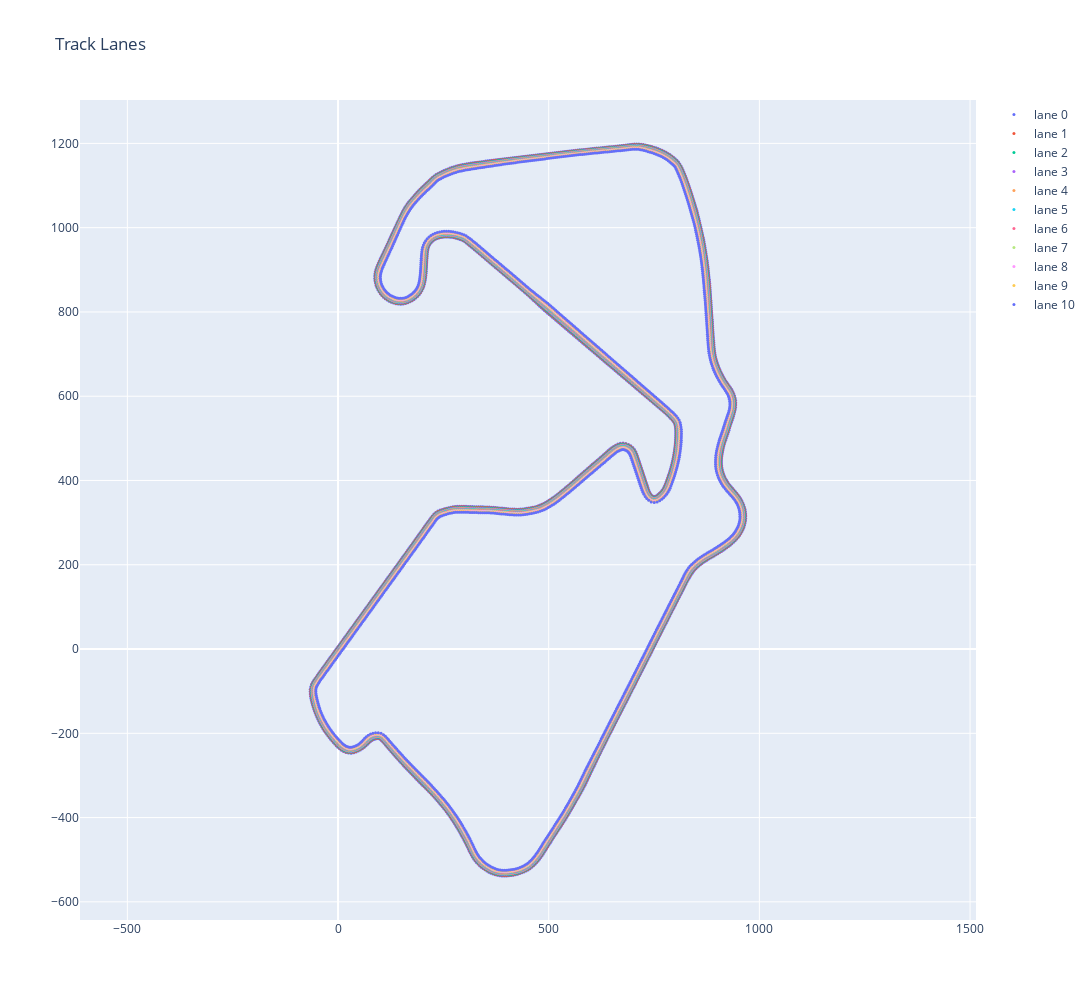

Here is the notebook cell this chart was saved with:
### Code cell
import plotly.graph_objects as go
fig = go.Figure()

for i in range(N_LANES):
    fig.add_trace(go.Scatter(
        x = lanesdfd["x_lane" + str(i)].to_numpy(),
        y = lanesdfd["y_lane" + str(i)].to_numpy(),
        mode = "markers",
        marker  = dict(size=3),
        name = "lane " + str(i)
    ))

fig.update_layout(
    width=1200,
    height=1000,
    title="Track Lanes",
    xaxis=dict(scaleanchor="y", scaleratio=1),
)

fig.show()

### Figure 1 — Plotly figure (JSON) as saved in the notebook; plotly's stock layout.template omitted (floating-point values rounded to 4 significant figures; data arrays with more than 128 entries replaced by an {"elided": "..."} marker saying what was removed)
{"data": [{"marker": {"size": 3}, "mode": "markers", "name": "lane 0", "type": "scatter", "x": {"elided": "1178 float values"}, "y": {"elided": "1178 float values"}}, {"marker": {"size": 3}, "mode": "markers", "name": "lane 1", "type": "scatter", "x": {"elided": "1178 float values"}, "y": {"elided": "1178 float values"}}, {"marker": {"size": 3}, "mode": "markers", "name": "lane 2", "type": "scatter", "x": {"elided": "1178 float values"}, "y": {"elided": "1178 float values"}}, {"marker": {"size": 3}, "mode": "markers", "name": "lane 3", "type": "scatter", "x": {"elided": "1178 float values"}, "y": {"elided": "1178 float values"}}, {"marker": {"size": 3}, "mode": "markers", "name": "lane 4", "type": "scatter", "x": {"elided": "1178 float values"}, "y": {"elided": "1178 float values"}}, {"marker": {"size": 3}, "mode": "markers", "name": "lane 5", "type": "scatter", "x": {"elided": "1178 float values"}, "y": {"elided": "1178 float values"}}, {"marker": {"size": 3}, "mode": "markers", "name": "lane 6", "type": "scatter", "x": {"elided": "1178 float values"}, "y": {"elided": "1178 float values"}}, {"marker": {"size": 3}, "mode": "markers", "name": "lane 7", "type": "scatter", "x": {"elided": "1178 float values"}, "y": {"elided": "1178 float values"}}, {"marker": {"size": 3}, "mode": "markers", "name": "lane 8", "type": "scatter", "x": {"elided": "1178 float values"}, "y": {"elided": "1178 float values"}}, {"marker": {"size": 3}, "mode": "markers", "name": "lane 9", "type": "scatter", "x": {"elided": "1178 float values"}, "y": {"elided": "1178 float values"}}, {"marker": {"size": 3}, "mode": "markers", "name": "lane 10", "type": "scatter", "x": {"elided": "1178 float values"}, "y": {"elided": "1178 float values"}}], "layout": {"height": 1000, "title": {"text": "Track Lanes"}, "width": 1200, "xaxis": {"scaleanchor": "y", "scaleratio": 1}}}
